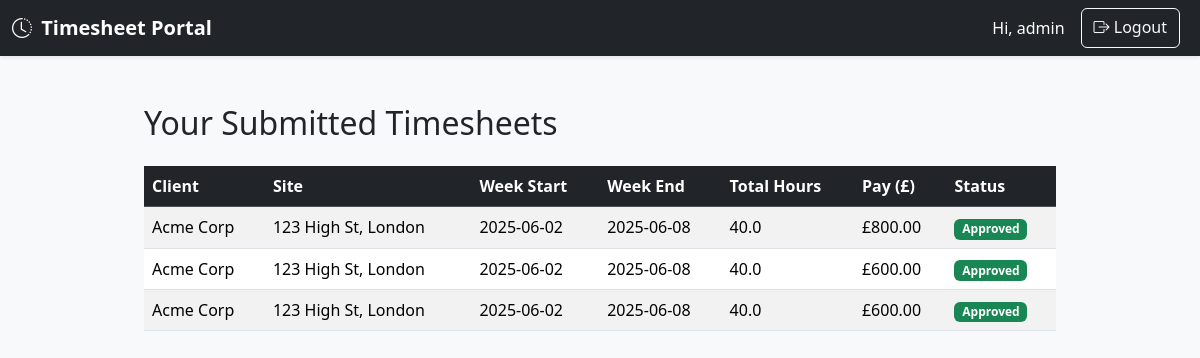
The page /dashboard (signed in) on the database its author committed.
### app.py (models this page shows)
class User(db.Model, UserMixin):
    id = db.Column(db.Integer, primary_key=True)
    username = db.Column(db.String(80), unique=True, nullable=False)
    email = db.Column(db.String(120), unique=True, nullable=False)
    password = db.Column(db.String(200), nullable=False)
    role = db.Column(db.String(20), default='contractor')

class Timesheet(db.Model):
    id = db.Column(db.Integer, primary_key=True)
    contractor_name = db.Column(db.String(100))
    client = db.Column(db.String(100))
    site_address = db.Column(db.String(200))
    week_start = db.Column(db.Date)
    week_end = db.Column(db.Date)
    basic_hours = db.Column(db.Float)
    saturday_hours = db.Column(db.Float)
    sunday_hours = db.Column(db.Float)
    hourly_rate = db.Column(db.Float)
    total_hours = db.Column(db.Float)
    calculated_pay = db.Column(db.Float)
    approved = db.Column(db.Boolean, default=False)
    submitted_on = db.Column(db.DateTime, default=datetime.utcnow)
    approved_on = db.Column(db.DateTime, nullable=True)

### app.py (the view)
@app.route('/dashboard')
@login_required
def dashboard():
    if current_user.role != 'manager':
        abort(403)
    timesheets = Timesheet.query.order_by(Timesheet.submitted_on.desc()).all()
    return render_template('dashboard.html', timesheets=timesheets)

### app.py (called while the page is built)
@login_manager.user_loader
def load_user(user_id):
    return User.query.get(int(user_id))

### templates/dashboard.html
{% extends "base.html" %}
{% block content %}
<div class="container py-4">
  <h2 class="mb-4">Your Submitted Timesheets</h2>
  {% if timesheets %}
    <div class="table-responsive">
      <table class="table table-striped table-hover">
        <thead class="table-dark">
          <tr>
            <th>Client</th>
            <th>Site</th>
            <th>Week Start</th>
            <th>Week End</th>
            <th>Total Hours</th>
            <th>Pay (£)</th>
            <th>Status</th>
          </tr>
        </thead>
        <tbody>
          {% for t in timesheets %}
          <tr>
            <td>{{ t.client }}</td>
            <td>{{ t.site_address }}</td>
            <td>{{ t.week_start.strftime('%Y-%m-%d') }}</td>
            <td>{{ t.week_end.strftime('%Y-%m-%d') }}</td>
            <td>{{ t.total_hours }}</td>
            <td>£{{ "%.2f"|format(t.calculated_pay) }}</td>
            <td>
              {% if t.approved %}
                <span class="badge bg-success">Approved</span>
              {% else %}
                <span class="badge bg-warning text-dark">Pending</span>
              {% endif %}
            </td>
          </tr>
          {% endfor %}
        </tbody>
      </table>
    </div>
  {% else %}
    <p>No timesheets submitted yet.</p>
  {% endif %}
</div>
{% endblock %}

### templates/base.html (shortened to what this page needs)
<!DOCTYPE html>
<html lang="en">
<head>
    <link href="https://cdn.jsdelivr.net/npm/bootstrap@5.3.2/dist/css/bootstrap.min.css" rel="stylesheet">
    <link href="https://cdn.jsdelivr.net/npm/bootstrap-icons@1.10.5/font/bootstrap-icons.css" rel="stylesheet">
</head>
<body>
<nav class="navbar navbar-expand-lg navbar-dark bg-dark shadow-sm">
    <div class="container-fluid">
        <a class="navbar-brand" href="{{ url_for('home') }}">
            <i class="bi bi-clock-history me-1"></i> Timesheet Portal
        </a>
        <div class="d-flex">
            {% if current_user.is_authenticated %}
                <span class="navbar-text text-white me-3">Hi, {{ current_user.username }}</span>
                <a class="btn btn-outline-light me-2" href="{{ url_for('logout') }}">
                    <i class="bi bi-box-arrow-right"></i> Logout
                </a>
            {% endif %}
        </div>
    </div>
</nav>
<div class="container mt-4 fade-in">
    {% block content %}{% endblock %}
</div>
</body>
</html>

### templates/base.html (style rules this page uses)
body { background-color: #f8f9fa; }
.navbar-brand { font-weight: 600; }
.container { max-width: 960px; }
.fade-in { animation: fadeIn 1s ease-in-out; }

### rows shown on the page
User: username "admin"
Timesheet: client "Acme Corp", site_address "123 High St, London", week_start "2025-06-02", week_end "2025-06-08", total_hours "40.0", calculated_pay "800.00", approved "Approved"
Timesheet: client "Acme Corp", site_address "123 High St, London", week_start "2025-06-02", week_end "2025-06-08", total_hours "40.0", calculated_pay "600.00", approved "Approved"
Timesheet: client "Acme Corp", site_address "123 High St, London", week_start "2025-06-02", week_end "2025-06-08", total_hours "40.0", calculated_pay "600.00", approved "Approved"
